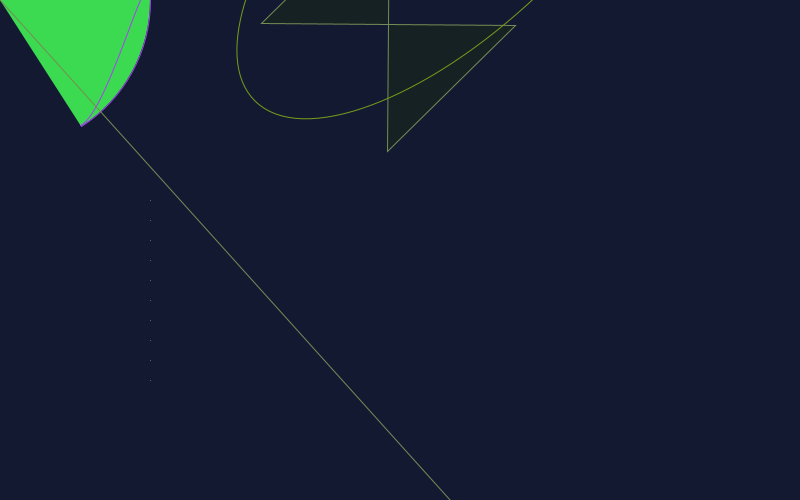
Frame 1 (no input)
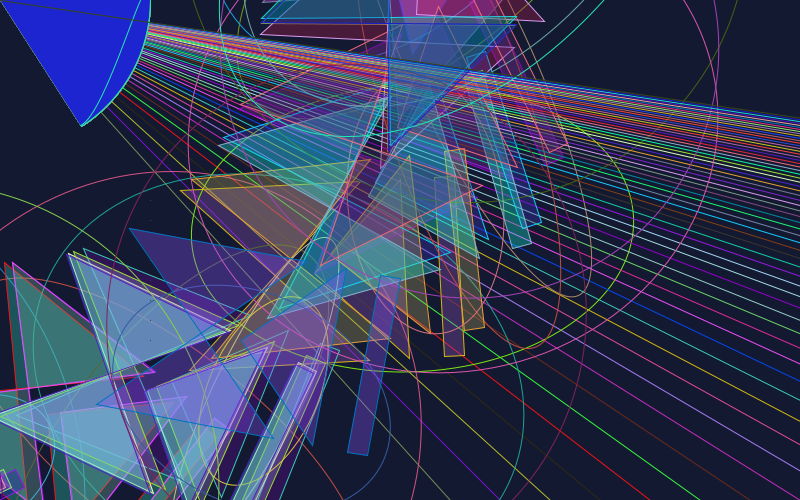
Frame 60 (the mouse pressed at the canvas centre just before this capture)
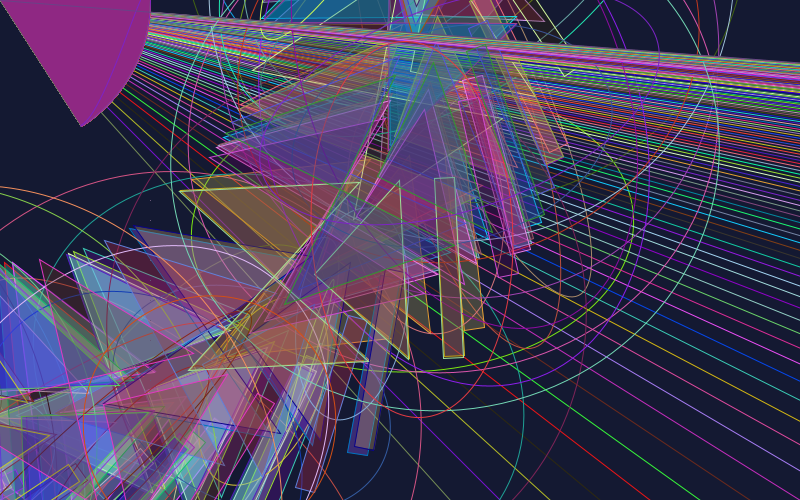
Frame 120 (the mouse held since frame 60 and released just before this capture)

The Processing sketch that drew these frames (run headless with seeded random() and noise(); from frame 60 on, the mouse is pressed at the canvas centre):

// Processing sketch: processing_63360
// ── processing_63360.pde

int x = 400;
int y = 500;
int xc = 10;
int yc = 10;

void setup() {
  size (800, 500);
  background (20, 25, 50);
  stroke (random (255), random(255), random(255));
  smooth();
  frameRate(8);
}

void draw() {
fill (random (255), random(255), random(255));
arc(0, 0, 300, 300, 0, 1);
curve(140, 0, 140, 0, 80, 125, 20, 50);
stroke(random (255), random(255), random(255));

x = x + 50;

line(0,0, x, y);

point(150, 200);
point(150, 220);
point(150, 240);
point(150, 260);
point(150, 280);
point(150, 300);
point(150, 320);
point(150, 340);
point(150, 360);
point(150, 380);

fill(random (255), random(255), random(255), 80);
rotate(random(360));
quad(170, 200, 350, 200, 170, 380, 350, 380);
rect(425, 200, 20, 180);
triangle(300, 290, 390, 200, 390, 380);
colorMode(RGB);
noFill();
stroke(random (255), random(255), random(255));

ellipse(400,250,xc+random(600),yc+random(600));
}
